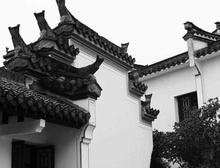
%> input picture img/house.jpg, 220 x 168 px, shrunk from 392 x 300 before the run
$ octave Harris.m   (GNU Octave 9; MATLAB toolbox functions it lacks are replaced by stand-ins)
%> lines starting %> are read from the running program, lines starting %| are printed output that depends on the picture; in (x1, y1, x2, y2) boxes, pixels count from 0 and x2, y2 are one past the last pixel; in counts of white or black regions, pixels touching at a corner belong together; the program's own positions count from 1
clc,clear;

harris_result = [];
FileInfo = imfinfo('img/house.jpg');
Image = imread('img/house.jpg');
%> Image is the input picture: size 168x220x3 uint8; min 0, max 255, mean 133.2
imshow(Image);
%彩色转换成灰度值图像
if(strcmp('truecolor',FileInfo.ColorType)==1)
    Image = im2uint8(rgb2gray(Image));
%> Image: size 168x220 uint8
end
%prewitt模板
dx=[-1 0 1;
       -1 0 1;
       -1 0 1];
%计算x，y梯度和两个方向梯度的乘积
Ix2=filter2(dx,Image).^2;
Iy2=filter2(dx',Image).^2;
Ixy=filter2(dx,Image).*filter2(dx',Image);
%计算局部自相关矩阵
h=fspecial('gaussian',9,2);              %高斯滤波模板大小为9，标准差为2
%使用高斯函数加权
A=filter2(h,Ix2);                           %x方向的差分
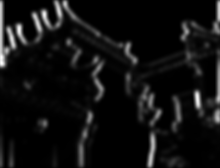
%> A: size 168x220 double; min 0, max 146415.1, mean 9794.5; drawn with min black and max white
B=filter2(h,Iy2);                           %y方向的差分
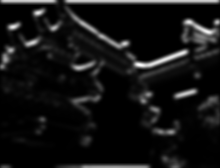
%> B: size 168x220 double; min 0, max 142771, mean 11306.7; drawn with min black and max white
C=filter2(h,Ixy);
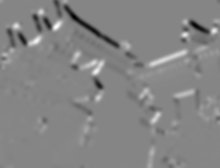
%> C: size 168x220 double; min -63263.8, max 57270, mean -330.3; drawn with min black and max white
%corner用于保存候选角点位置
nrow=size(Image,1);
%> nrow = 168
ncol=size(Image,2);
%> ncol = 220
Corner=zeros(nrow,ncol);

t=20;
boundary=8;             %---去除边界上boundary个像素
for i=boundary:1:nrow-boundary+1
    for j=boundary:1:ncol-boundary+1
        nlike=0;                     %----相似点的个数
        if Image(i-1,j-1)-Image(i,j)>-t&&Image(i-1,j-1)-Image(i,j)<t
            nlike=nlike+1;
        end

        if Image(i-1,j)-Image(i,j)>-t&&Image(i-1,j)-Image(i,j)<t
            nlike=nlike+1;
        end

        if Image(i-1,j+1)-Image(i,j)>-t&&Image(i-1,j+1)-Image(i,j)<t
            nlike=nlike+1;
        end

        if Image(i,j-1)-Image(i,j)>-t&&Image(i,j-1)-Image(i,j)<t
            nlike=nlike+1;
        end

        if Image(i,j+1)-Image(i,j)>-t&&Image(i,j+1)-Image(i,j)<t
            nlike=nlike+1;
        end

        if Image(i+1,j-1)-Image(i,j)>-t&&Image(i+1,j-1)-Image(i,j)<t
            nlike=nlike+1;
        end

        if Image(i+1,j)-Image(i,j)>-t&&Image(i+1,j)-Image(i,j)<t
            nlike=nlike+1;
        end

        if Image(i+1,j+1)-Image(i,j)>-t&&Image(i+1,j+1)-Image(i,j)<t
            nlike=nlike+1;
        end

        if nlike>=2&&nlike<=6
            Corner(i,j)=1;
        end

    end
end
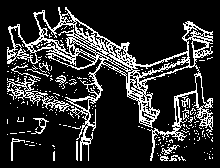
%> Corner: size 168x220 double; values 0 (black) and 1 (white), 17.9% white in thin lines or dots, all inside (x1, y1, x2, y2) = (7, 7, 213, 161)
%计算角点响应函数值
CRF=zeros(nrow,ncol);
CRFmax=0;   %----图像中角点响应函数的最大值，作阈值用
k=0.05;         %参数k
for i=boundary:1:nrow-boundary+1
    for j=boundary:1:ncol-boundary+1
        if Corner(i,j)==1
            M=[A(i,j) C(i,j);
                C(i,j) B(i,j)];
            CRF(i,j)=det(M)-k*(trace(M))^2;              %角点响应值
            if CRF(i,j)>CRFmax
                CRFmax=CRF(i,j);
            end
        end
    end
end
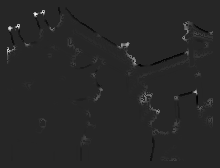
%> CRF: size 168x220 double; min -920350541.6, max 5.25e+09, mean 29383443.9; drawn with min black and max white
%> after the loop, CRFmax = 5.25e+09; M = [5467.1 -2727.4; -2727.4 8633.5]
%判断当前位置是否为角点
count=0;%----角点个数
t=0.01;                   %系数取0.01效果较好

%阈值化，对于小于阈值0.01的响应值设为0
for i=boundary:1:nrow-boundary+1
    for j=boundary:1:ncol-boundary+1
        if Corner(i,j)==1
            if CRF(i,j)>t*CRFmax&&CRF(i,j)>CRF(i-1,j-1)...
                    &&CRF(i,j)>CRF(i-1,j)&&CRF(i,j)>CRF(i-1,j+1)...
                    &&CRF(i,j)>CRF(i,j-1)&&CRF(i,j)>CRF(i,j+1)...
                    &&CRF(i,j)>CRF(i+1,j-1)&&CRF(i,j)>CRF(i+1,j)...
                    &&CRF(i,j)>CRF(i+1,j+1)
                count=count+1;
            else
                Corner(i,j)=0;
            end
        end
    end
end
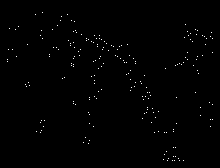
%> Corner: size 168x220 double; values 0 (black) and 1 (white), 0.57% white in thin lines or dots, all inside (x1, y1, x2, y2) = (7, 12, 213, 161)
%> after the loop, count = 210

figure,imshow(Image);
hold on;
for i=boundary:1:nrow-boundary+1
    for j=boundary:1:ncol-boundary+1
        column_ave=0;
        row_ave=0;
        k=0;
        if Corner(i,j)==1
            for x=i-3:1:i+3
                for y=j-3:1:j+3
                    if Corner(x,y)==1
                        row_ave=row_ave+x;
                        column_ave=column_ave+y;
                        k=k+1;
                    end
                end
            end
        end
        if k>0
            harris_result=[harris_result;round(row_ave/k) round(column_ave/k)];
            plot(column_ave/k,row_ave/k,'r+');
        end
    end
end
%> after the loop, harris_result = 210 rows, first 12: [13 43; 15 36; 15 68; 17 62; 21 61; 22 74; 22 74; 25 186; 26 58; 29 18; 29 10; 29 18]
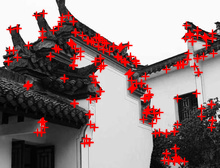
%> figure redrawn from the program's plot data
